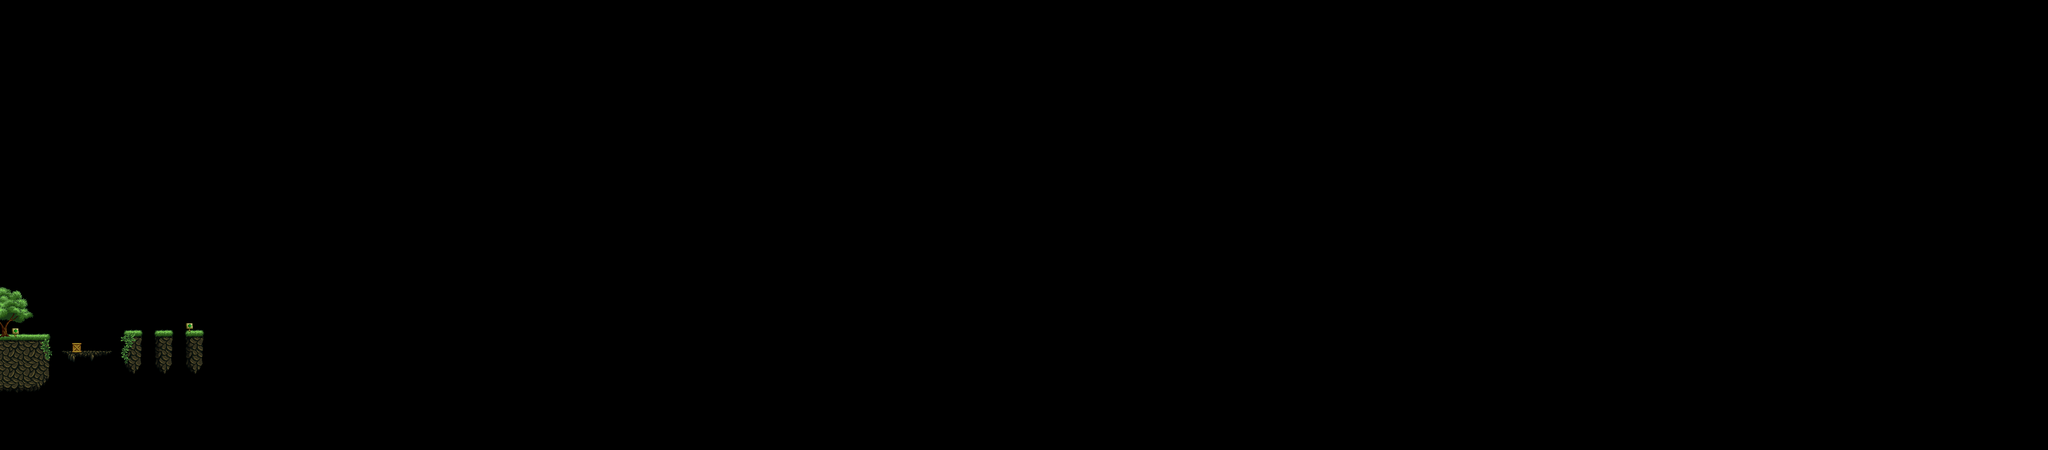

This is a level from a 2D game, rendered from its Tiled map with the project's own tilesets. A one-line summary and the map file follow, with tile-layer data summarised:
An orthogonal 400x88 tile map with 16x16 px tiles, 3 tile layers (forest-ground, forest-ground, forest-trees), 2 tilesets and 15 objects (enter, exit, coin1, heart, bottle, ...).

<map version="1.10" tiledversion="1.11.0" orientation="orthogonal" renderorder="right-down" width="400" height="88" tilewidth="16" tileheight="16" infinite="0" nextlayerid="8" nextobjectid="24">
 <editorsettings>
  <export target="../map/forest-1.json" format="json" />
 </editorsettings>
 <properties>
  <property name="background" value="forest" />
 </properties>
 <tileset firstgid="1" source="forest-ground.tsx" />
 <tileset firstgid="1025" source="forest-trees.tsx" />
 <layer id="1" name="forest-ground" width="400" height="88">
  <data>[35200 cells, 260 non-empty, 172 distinct tile ids]</data>
 </layer>
 <layer id="2" name="forest-ground" width="400" height="88">
  <data>[35200 cells, 150 non-empty, 142 distinct tile ids]</data>
 </layer>
 <layer id="5" name="forest-trees" width="400" height="88">
  <data>[35200 cells, 69 non-empty, 69 distinct tile ids]</data>
 </layer>
 <objectgroup id="3" name="collision">
  <object id="1" x="0" y="1056" width="160" height="176" />
  <object id="2" x="192" y="1104" width="160" height="16" />
  <object id="3" x="384" y="1040" width="64" height="112" />
  <object id="4" x="480" y="1040" width="64" height="112" />
  <object id="7" x="576" y="1040" width="64" height="112" />
  <object id="9" x="224" y="1072" width="32" height="32" />
 </objectgroup>
 <objectgroup id="4" name="spawn">
  <object id="12" name="enter" x="80" y="1040" width="16" height="16" />
  <object id="13" name="exit" x="608" y="960" width="32" height="80" />
 </objectgroup>
 <objectgroup id="6" name="pickup-anim">
  <object id="14" name="coin1" x="128" y="1024" width="16" height="16" />
  <object id="15" name="heart" x="288" y="1072" width="16" height="16" />
  <object id="17" name="bottle" x="512" y="1008" />
 </objectgroup>
 <objectgroup id="7" name="accent-anim">
  <object id="20" name="vine1" x="384" y="1120" width="32" height="32" />
  <object id="21" name="vine2" x="128" y="1104" width="32" height="32" />
  <object id="22" name="lamp-tri" x="416" y="1024" width="16" height="16" />
  <object id="23" name="vine-loop4" x="0" y="1184" width="128" height="32" />
 </objectgroup>
</map>
